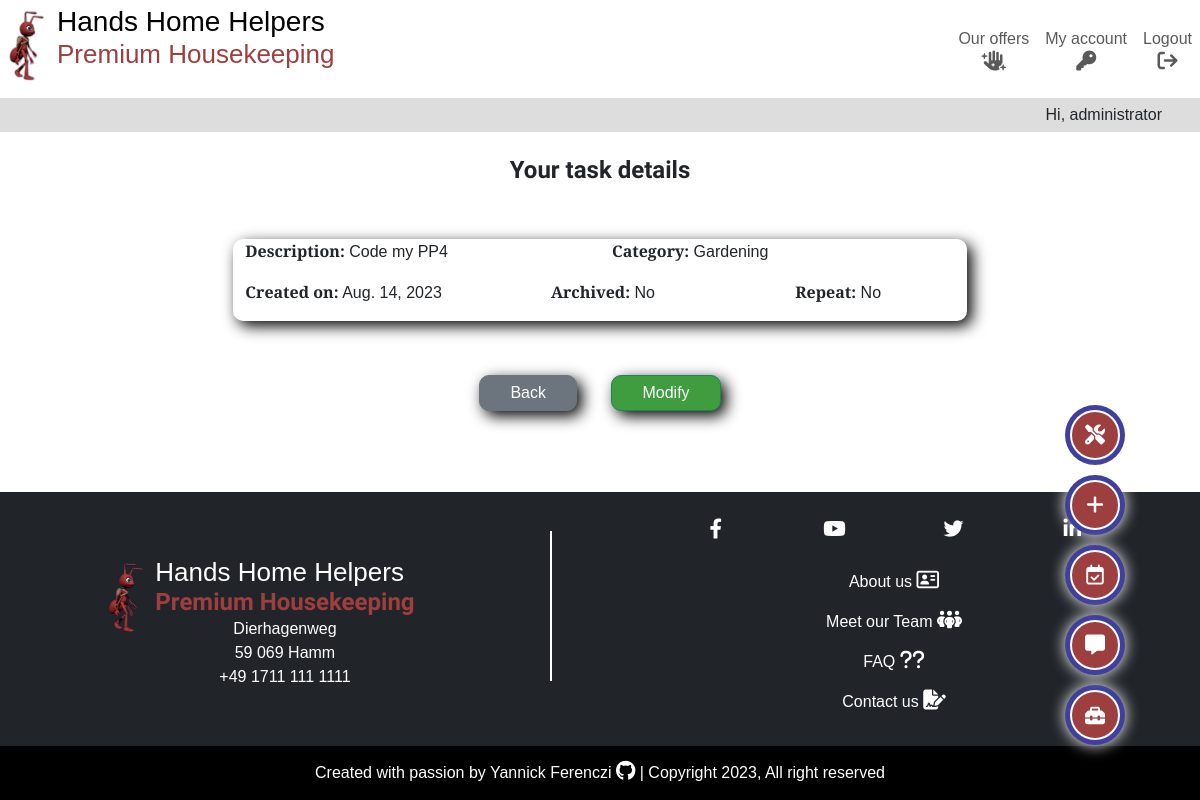
The app's page /dashboard/task_detail/33/ (signed in) with its own data.
### tasks/models.py (models this page shows, shortened)
class Task(models.Model):
    CATEGORIES = [
        ("Gardening", "Gardening"),
        ("Cleaning", "Cleaning"),
        ("Garden patch", "Garden patch"),
        ("Swimming pool", "Swimming pool"),
        ("Renovation and repair", "Renovation and repair"),
        ("Home care", "Home care"),
    ]
    name = models.CharField(max_length=250, )
    done = models.BooleanField(default=False)
    owner = models.ForeignKey(
        User,
        on_delete=models.CASCADE,
        related_name="task_owner",
    )
    created_on = models.DateField(auto_now_add=True)
    category = models.CharField(
        max_length=50,
        choices=CATEGORIES,
        default="CLEANING",
    )
    repeat = models.BooleanField(default=False)
    employee = models.ForeignKey(
        Employee,
        on_delete=models.PROTECT,
        related_name="employees",
        blank=True,
        null=True,
    )
    comment = models.CharField(max_length=250, blank=True, null=True)
    class Meta:
        ordering = ["-created_on"]

### tasks/views.py (the view)
class TaskDetailView(LoginRequiredMixin, generic.DetailView):
    model = Task
    template_name = "tasks/task_detail.html"
    context_object_name = "task"

### tasks/templates/tasks/task_detail.html (shortened to what this page needs)
{% extends "base.html" %}
{% load static %}
{% block content %}
<div class="container-fluid container-lg p-2">
    <div class="row">
        <div class="col">
            <h3>Your task details</h3>
        </div>
    </div>
    <div class="row p-4">
        <div class="col-12 col-md-8 offset-md-2 dashboard-item">
            <div class="row">
                <div class="col-12 col-md-6">
                    <p><span class="task-title">Description:</span> {{ task.name }}</p>
                </div>
                <div class="col-12 col-md-6">
                    <p><span class="task-title">Category:</span> {{ task.category }}</p>
                </div>
            </div>
            <div class="row">
                <div class="col-12 col-md-5">
                    <p><span class="task-title">Created on:</span> {{ task.created_on }}</p>
                </div>
                <div class="col-12 col-md-4">
                    <p><span class="task-title">Archived:</span> {% if task.done %}Yes{% else %}No{% endif %}</p>
                </div>
                <div class="col-12 col-md-3">
                    <p><span class="task-title">Repeat:</span> {% if task.repeat %}Yes{% else %}No{% endif %}</p>
                </div>
            </div>
        </div>
    </div>
    <div class="row">
        <div class="col centered-content">
            <a class="form-btn btn btn-secondary" href="{% url 'dashboard' %}">Back</a>
            <a class="form-btn btn btn-success" href="{% url 'task_update' task.pk %}">Modify</a>
        </div>
    </div>
</div>
{% endblock content %}

### templates/base.html (shortened to what this page needs)
{% load static %}
{% url 'home' as home_url %}
{% url 'dashboard' as dashboard_url %}
{% url 'account_logout' as logout_url %}
{% url 'account_login' as login_url %}
{% url 'account_signup' as signup_url %}
{% url 'offers' as offers_url %}
{%  now 'n' as this_month %}
<!DOCTYPE html>
<html lang="en">
<head>
    <link rel="stylesheet" href="https://cdnjs.cloudflare.com/ajax/libs/font-awesome/6.4.0/css/all.min.css"
>
    <link href="https://cdn.jsdelivr.net/npm/bootstrap@5.3.0/dist/css/bootstrap.min.css" rel="stylesheet"
>
    <link rel="stylesheet" href="{% static 'css/style.css' %}">
</head>
<body>
    <div class="user-options-trigger">
        <div class="fixed-btn d-flex justify-content-center" data-bs-toggle="tooltip" data-bs-placement="left"
            title="Open the toolbox">
            <button class="fixed-btn-trigger" type="button" data-bs-toggle="collapse" data-bs-target=".multi-collapse"
                aria-expanded="false" aria-controls="admin-panel add-task add-appointment add-review"><i
                    class="fa-solid fa-toolbox d-inline-block mt-1"></i></button>
        </div>
    </div>
    <div class="user-options">
        {% if request.user.is_superuser %}
        <div id="admin-panel" class="collapse multi-collapse fixed-btn d-flex justify-content-center" data-bs-toggle="tooltip" data-bs-placement="left"
            title="Go to admin panel">
            <a class="tool-links" href="/administration_panel/">
                <i class="fa-solid fa-screwdriver-wrench d-inline-block mt-1"></i>
            </a>
        </div>
        {% endif %}
        {% if request.user.is_authenticated %}
        <div id="add-task" class="collapse multi-collapse fixed-btn d-flex justify-content-center" data-bs-toggle="tooltip" data-bs-placement="left"
            title="Add a task">
            <a class="tool-links" href="{% url 'add_task' %}">
                <i class="fa-solid fa-plus d-inline-block mt-1"></i></p>
            </a>
        </div>
        <div id="add-appointment" class="collapse multi-collapse fixed-btn d-flex justify-content-center" data-bs-toggle="tooltip" data-bs-placement="left"
            title="New appointment">
            <a class="tool-links" href="{% url 'calendar' this_month %}">
                <i class="fa-regular fa-calendar-check d-inline-block mt-1"></i>
            </a>
        </div>
        <div id="add-review" class="collapse multi-collapse fixed-btn d-flex justify-content-center" data-bs-toggle="tooltip" data-bs-placement="left"
            title="Give us feedback">
            <a href="{% url 'add_review' %}">
                <i class="fa-solid fa-message d-inline-block mt-1"></i></a>
        </div>
        {% endif %}
    </div>
    <header class="main-header position-fixed w-100">
        <nav class="navbar navbar-expand-md py-0">
            <div class="container-fluid">
                <a class="navbar-brand" href="{% url 'home' %}">
                    <div class="main-logo">
                        <img class="img-logo" src="{% static 'images/hands_home_helpers_logo.png' %}"
                            alt="Hands Home Helpers company logo">
                        <div class="name-logo">
                            <h1><span class="d-block d-md-inline">Hands</span>
                                <span class="d-block d-md-inline">Home</span>
                                <span class="d-block d-md-inline">Helpers</span>
                            </h1>
                            <h2 class="red-ant d-none d-md-block">Premium Housekeeping</h2>
                        </div>
                    </div>
                </a>
                <div class="collapse navbar-collapse" id="navbarSupportedContent">
                    <ul class="navbar-nav ms-auto mb-0 mb-lg-0">
                        <li class="nav-item">
                            <a class="nav-link centered-content {% if request.path == offers_url %}active{%endif%}"
                                aria-current="page" aria-label="go to home page" href="{% url 'offers' %}">Our offers <i
                                    class="fa-solid fa-hand-sparkles d-block centered-content"></i></a>
                        </li>
                        {% if user.is_authenticated %}
                        <li class="nav-item {% if request.path == dashboard_url %}active{%endif%}">
                            <a class="nav-link centered-content" aria-current="page"
                                href="{% url 'dashboard' %}">My account <i
                                    class="fa-solid fa-key d-block centered-content"></i></a>
                        </li>
                        <li class="nav-item">
                            <a class="nav-link centered-content {% if request.path == logout_url %}active{%endif%}" aria-current="page" aria-label="go to logout page"
                                href="{% url 'account_logout' %}">Logout <i
                                    class="fa-solid fa-arrow-right-from-bracket d-block centered-content"></i></a>
                        </li>
                        {% endif %}
                    </ul>
                </div>
            </div>
        </nav>
        <div class="container-fluid">
            <div class="row">
                <p class="col greetings">{% if user.is_authenticated %}Hi, {{ user.username }}{% else %}Hi there!{% endif %}</p>
            </div>
        </div>
    </header>
    <main class="main-content">
        {% block content %}
        {% endblock content %}
    </main>
    <footer class="main-footer bg-dark">
        <div class="container-fluid">
            <div class="row p-4">
                <div class="col-md-5 p-0 d-flex align-items-center justify-content-center">
                    <a class="navbar-brand" href="{% url 'home' %}">
                        <div class="main-logo d-inline-block mt-2">
                            <img class="img-logo" src="{% static 'images/hands_home_helpers_logo.png' %}"
                                alt="Hands Home Helpers company logo">
                            <div class="name-logo">
                                <h2>Hands Home Helpers</h2>
                                <h3 class="red-ant p-0">Premium Housekeeping</h3>
                                <div class="address">
                                    <p class="centered-content m-0">Dierhagenweg</p>
                                    <p class="centered-content m-0">59 069 Hamm</p>
                                    <p class="centered-content m-0">+49 1711 111 1111</p>
                                </div>
                            </div>
                        </div>
                    </a>
                </div>
                <div class="col-md-1">
                    <div class="footer-rule"></div>
                </div>
                <div class="col-md-6">
                    <div class="row pb-2">
                        <div class="col">
                            <ul class="navbar-nav bg-dark d-flex flex-row align-items-center justify-content-evenly">
                                <li class="nav-item">
                                    <a class="nav-link social-media p-0" href="https://www.facebook.com/" target="_blank"><i class="fa-brands fa-facebook-f"></i></a>
                                </li>
                                <li class="nav-item">
                                    <a class="nav-link social-media p-0" href="https://www.youtube.com/" target="_blank"><i class="fa-brands fa-youtube"></i></a>
                                </li>
                                <li class="nav-item">
                                    <a class="nav-link social-media p-0" href="https://www.twitter.com/" target="_blank"><i class="fa-brands fa-twitter"></i></a>
                                </li>
                                <li class="nav-item">
                                    <a class="nav-link social-media p-0" href="https://www.linkedin.com/" target="_blank"><i class="fa-brands fa-linkedin-in"></i></a>
                                </li>
                            </ul>
                        </div>
                    </div>
                    <div class="row pt-2">
                        <div class="col extra-ressources">
                            <ul class="navbar-nav bg-dark">
                                <li class="nav-item">
                                    <a class="nav-link" href="{% url 'about' %}">About us <i class="fa-regular fa-address-card"></i></a>
                                </li>
                                <li class="nav-item">
                                    <a class="nav-link" href="{% url 'about' %}#team-section">Meet our Team <i class="fa-solid fa-people-group"></i></a>
                                </li>
                                <li class="nav-item">
                                    <a class="nav-link" href="{% url 'about' %}#faq-section">FAQ <i class="fa-solid fa-question"></i><i class="fa-solid fa-question"></i></a>
                                </li>
                                <li class="nav-item">
                                    <a class="nav-link" href="{% url 'contact' %}">Contact us <i class="fa-solid fa-file-signature"></i></a>
                                </li>
                            </ul>
                        </div>
                    </div>
                </div>
            </div>
        </div>
        <div class="container-fluid">
            <div class="row">
                <div class="col">
                    <div class="copyright bg-black">
                        <p>Created with passion by
                            <a class="white-text" href="https://github.com/yannickferenczi" target="_blank">
                                Yannick Ferenczi <i class="fa-brands fa-github"></i>
                            </a> | Copyright {% now "Y" %}, All right reserved
                        </p>
                    </div>
                </div>
            </div>
        </div>
    </footer>
</body>

### static/css/style.css (style rules this page uses)
.red-ant { color: #9d3f3f; }
.btn-success { background-color: #3f9d3f; }
.white-text { color: white; }
.form-btn { padding: 5px 30px; text-align: center; margin: 15px 15px 25px; border-radius: 10px; box-shadow: 5px 5px 15px black; }
body { display: flex; font-family: 'Merriweather Sans', sans-serif; flex-direction: column; min-height: 100vh; }
h3, h4, h5, h6 { margin: 0; font-family: 'Andika', sans-serif; font-weight: bold; text-align: center; }
h1 { font-size: 22px; padding-bottom: 0; margin-bottom: 0; }
h2 { font-size: 21px; }
h3 { font-size: 20px; padding: 15px; }
.centered-content { text-align: center; }
.container-fluid { padding: 0; }
a { text-decoration: none; color: black; }
ul { list-style-type: none; padding: 0; }
.main-header { background-color: white; min-height: 133px; z-index: 2; }
.img-logo { height: 80px; vertical-align: baseline; }
.name-logo { display: inline-block; vertical-align: top; }
.name-logo h2 { padding-bottom: 0; margin-bottom: 0; padding-top: 0; margin-top: 0; }
.name-logo h3 { padding-top: 0; margin-top: 0; }
.greetings { height: 34px; margin-bottom: 0; text-align: right; padding: 5px 50px; background-color: #ddd; }
.user-options-trigger { padding: 15px; position: fixed; overflow: hidden; right: 5vw; bottom: 30px; z-index: 2; }
.user-options { padding: 15px; position: fixed; overflow: hidden; right: 5vw; bottom: 100px; z-index: 2; }
.fixed-btn { background-color: #3f3f9d; width: 60px; height: 60px; vertical-align: middle; margin: 10px auto; text-align: center; border-radius: 50%; box-shadow: 0 0 15px white; }
.fixed-btn a, .fixed-btn-trigger { display: inline-block; margin: 5px 0; line-height: 50px; vertical-align: middle; width: 50px; border-radius: 50%; background-color: #9d3f3f; color: white; border: 2px solid white; }
.main-content { margin-top: 133px; }
.main-footer { margin-top: auto; color: white; }
.footer-rule { border-top: 2px solid white; width: 60%; margin: 15px auto; }
.social-media { width: 30px; height: 30px; overflow: hidden; border-radius: 50%; line-height: 30px; vertical-align: middle; text-align: center; color: white; }
.extra-ressources a { text-align: center; }
.copyright { margin: 0; padding: 15px; }
.copyright p { margin: 0; text-align: center; }
.dashboard-item { margin: 15px auto; background-color: #fff; border-radius: 10px; box-shadow: 5px 5px 15px black; overflow: hidden; }
.task-title { font-weight: bold; }
i { font-size: 20px; }
@media only screen and (min-width: 768px) { h1 { font-size: 28px; } }
@media only screen and (min-width: 768px) { h2 { font-size: 26px; } }
@media only screen and (min-width: 768px) { h3 { font-size: 24px; padding: 15px; } }
@media only screen and (min-width: 768px) { .navbar-nav { background-color: white; } }
@media only screen and (min-width: 768px) { .footer-rule { border-left: 2px solid white; width: 0; height: 150px; margin: 15px auto; } }

### records on screen
Task: name "Code my PP4", category "Gardening", created_on "Aug. 14, 2023"

### other values on screen
{{ user.username }} "administrator"
